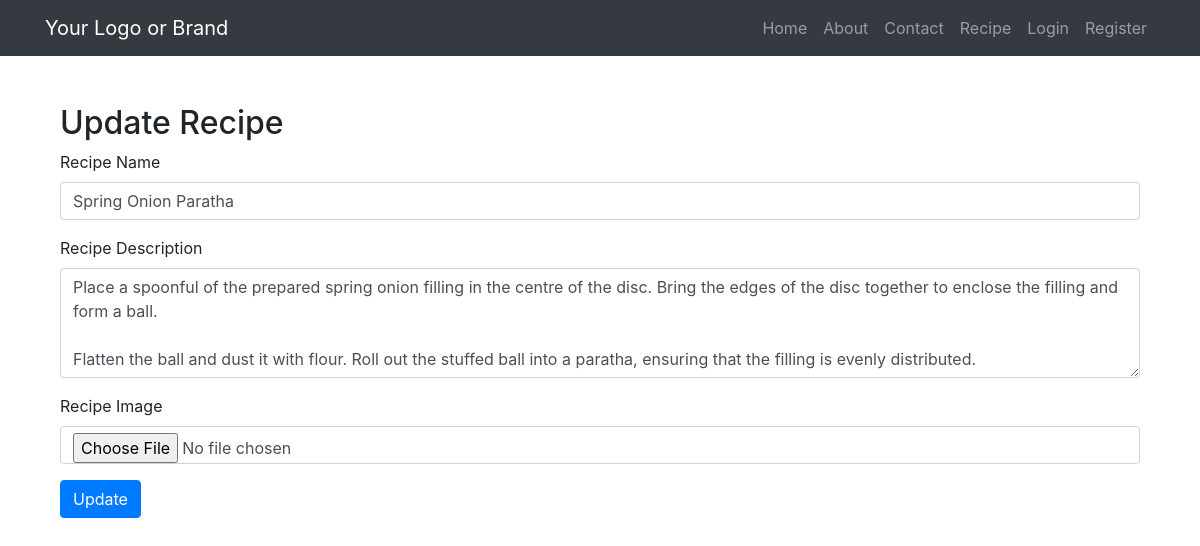
Page /recipe/6/update/ on the committed database.
### task1/models.py (models this page shows, shortened)
class Recipe(models.Model):
    user = models.ForeignKey(User,on_delete=models.SET_NULL ,null = True, blank = True)
    recipe_name = models.CharField(max_length=100)
    recipe_description = models.TextField()
    recipe_image = models.ImageField(upload_to='recipe_images/')

### task1/views.py (the view, shortened to what this page needs)
# urls.py: path('recipe/<int:recipe_id>/update/', views.update_recipe, name='update_recipe'),
def update_recipe(request, recipe_id):
    recipe_instance = get_object_or_404(Recipe, id=recipe_id)
    context = {'recipe': recipe_instance}
    return render(request, 'update.html', context)

### task1/templates/update.html (shortened to what this page needs)
{% extends 'base.html' %}
{% block content %}
<div class="container mt-5">
    <h2>Update Recipe</h2>
    <form method="POST" enctype="multipart/form-data">
        <div class="mb-3">
            <label for="recipeName" class="form-label">Recipe Name</label>
            <input type="text" class="form-control" id="recipeName" name="recipe_name" value="{{ recipe.recipe_name }}" required>
        </div>
        <div class="mb-3">
            <label for="recipeDescription" class="form-label">Recipe Description</label>
            <textarea class="form-control" id="recipeDescription" name="recipe_description" rows="4" required>{{ recipe.recipe_description }}</textarea>
        </div>
        <div class="mb-3">
            <label for="recipeImage" class="form-label">Recipe Image</label>
            <input type="file" class="form-control" id="recipeImage" name="recipe_image" accept="image/*">
        </div>
        <button type="submit" class="btn btn-primary">Update</button>
    </form>
</div>
{% endblock %}

### rows in the picture
Recipe: recipe_name "Spring Onion Paratha", recipe_description "Place a spoonful of the prepared spring onion filling in the centre of the disc. Bring the edges of the disc together to enclose the filling and form a ball. Flatten the ball and dust it with flour. Roll out the stuffed ball into a paratha, ensuring that the filling is evenly distributed."
